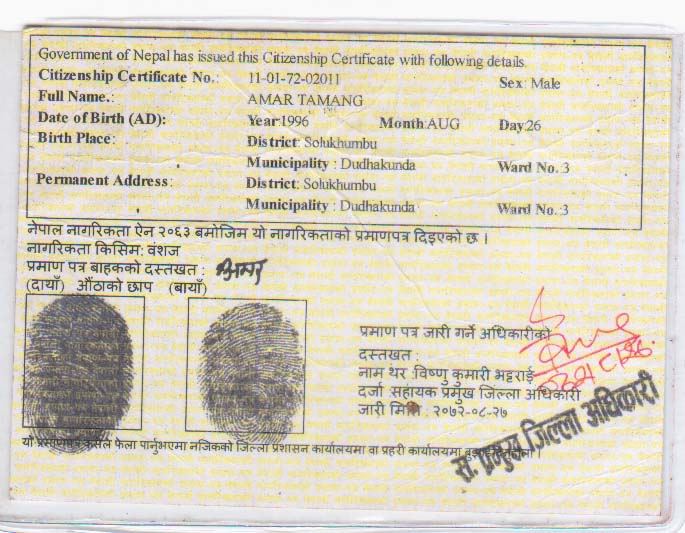
#> input picture app/test/back2.jpg, 685 x 533 px
$ python back_side_parse.py
#> lines starting #> are read from the running program, lines starting #| are printed output that depends on the picture
from typing import NoReturn
import cv2
import os
import numpy as np
import pytesseract
from pytesseract import Output

import datetime
import re

import json
import difflib

my_absolute_dirpath = os.path.abspath(os.path.dirname(__file__))
districts = json.load(open(my_absolute_dirpath + "/tessdata/districts.txt")).values()
#> (reads app/ocr/tessdata/districts.txt from the repository)
#> further down, image is the input picture: shape (533, 685, 3); mean B, G, R 191.3, 209.8, 216.8
districts = [d.lower() for d in districts]

mInitial = ["JAN","FEB","MAR","APR","MAY","JUN","JUL","AUG","SEP","OCT","NOV","DEC"]

# [271 lines left out: functions get_string_similarity, convert_date_information, get_Gender, get_addr_type_name, get_citizenship_number, get_full_name and 3 more, not called in this run]

def get_info_back(image):
    """Returns all the information from input image

    Args:
        image (ndarray): input image

    Returns:
        dic: information from the input image
    """
    # os.environ["TESSDATA_PREFIX"] = r"C:\Program Files\Tesseract-OCR\tessdata"
    image = cv2.cvtColor(image, cv2.COLOR_BGR2GRAY)

    text = pytesseract.image_to_string(image, lang='eng')
    text = [line for line in text.split('\n') if line.strip() != '']

    info = {}

    # cnText = [i.split(' ') for i in text]
    cnText = []
    for i in text:
        ct = i.split(' ')
        ct = [re.sub("[$&+,:;=?@#|'<>.^*()%!-]", '', c) for c in ct]
        ct = list(filter(None, ct))
        cnText.append(ct)

    print(cnText)
    c_number, gender = get_citizenship_number(cnText)
    info['CitizenshipNumber'] = c_number
    info['Gender'] = gender

    full_name = get_full_name(cnText)
    info['Name'] = full_name

    date_of_birth = get_DOB(cnText)
    info['DateOfBirth'] = date_of_birth

    birth_place, permanent_adrr = get_address(cnText)
    info['BirthPlace'] = birth_place
    info['PermanentAddress'] = permanent_adrr

    issue_date = get_issue_date(image)
    info['IssueDate'] = issue_date
    return info

def rotate_image(image, angle):
    """Image rotation

    Args:
        image (ndarray): input image
        angle (int): rotation angle

    Returns:
        ndarray: rotated image
    """
#> called with angle = 2
    image_center = tuple(np.array(image.shape[1::-1]) / 2)
#> image_center = (342.5, 266.5)
    rot_mat = cv2.getRotationMatrix2D(image_center, angle, 1.0)
    result = cv2.warpAffine(image, rot_mat, image.shape[1::-1], flags=cv2.INTER_LINEAR)
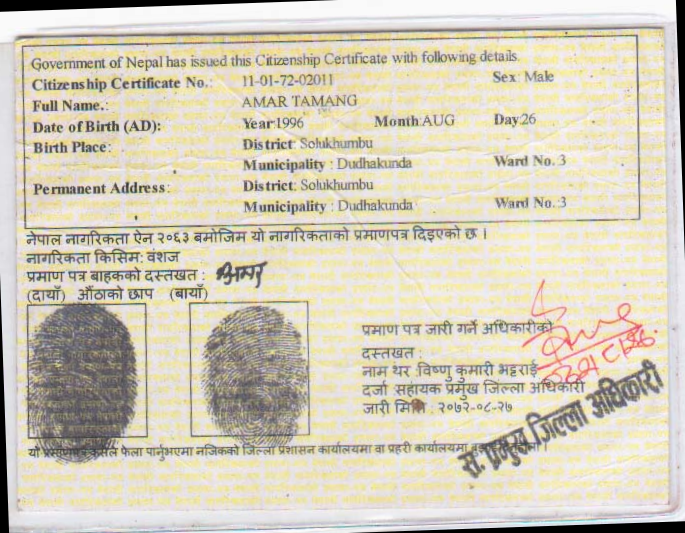
#> result: shape (533, 685, 3); mean B, G, R 187.2, 205.7, 212.7
    return result

if __name__ == '__main__':
    image = cv2.imread("../test/back2.jpg", 1)
    image = rotate_image(image, 2)
    print("Information Extracted:", get_info_back(image))
#> in get_info_back, `image = cv2.cvtColor(image, cv2.COLOR_BGR2GRAY)`:
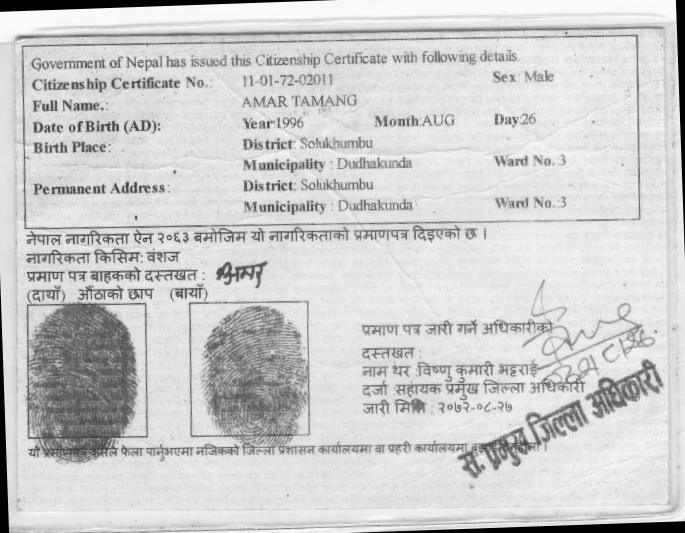
#> image: shape (533, 685); min 0, max 253, mean 205.7
#> (the call stopped at in get_info_back, `text = pytesseract.image_to_string(image, lang='eng')`: pytesseract is not available in this run)

    cv2.imshow("image", image)
    cv2.waitKey()
